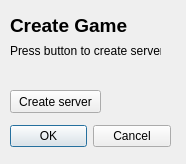
<?xml version="1.0" encoding="UTF-8"?>
<ui version="4.0">
 <class>CreateGameDialog</class>
 <widget class="QDialog" name="CreateGameDialog">
  <property name="geometry">
   <rect>
    <x>0</x>
    <y>0</y>
    <width>186</width>
    <height>164</height>
   </rect>
  </property>
  <property name="windowTitle">
   <string>Create New Game</string>
  </property>
  <widget class="QDialogButtonBox" name="buttonBox">
   <property name="geometry">
    <rect>
     <x>10</x>
     <y>120</y>
     <width>161</width>
     <height>32</height>
    </rect>
   </property>
   <property name="orientation">
    <enum>Qt::Horizontal</enum>
   </property>
   <property name="standardButtons">
    <set>QDialogButtonBox::Cancel|QDialogButtonBox::Ok</set>
   </property>
  </widget>
  <widget class="QLabel" name="titleLabel">
   <property name="geometry">
    <rect>
     <x>10</x>
     <y>10</y>
     <width>151</width>
     <height>31</height>
    </rect>
   </property>
   <property name="font">
    <font>
     <pointsize>14</pointsize>
     <weight>75</weight>
     <bold>true</bold>
    </font>
   </property>
   <property name="text">
    <string>Create Game</string>
   </property>
  </widget>
  <widget class="QLabel" name="statusLabel">
   <property name="geometry">
    <rect>
     <x>10</x>
     <y>70</y>
     <width>141</width>
     <height>16</height>
    </rect>
   </property>
   <property name="text">
    <string/>
   </property>
  </widget>
  <widget class="QLabel" name="infoLabel">
   <property name="geometry">
    <rect>
     <x>10</x>
     <y>40</y>
     <width>151</width>
     <height>21</height>
    </rect>
   </property>
   <property name="text">
    <string>Press button to create server</string>
   </property>
  </widget>
  <widget class="QPushButton" name="createServerButton">
   <property name="geometry">
    <rect>
     <x>10</x>
     <y>90</y>
     <width>91</width>
     <height>23</height>
    </rect>
   </property>
   <property name="text">
    <string>Create server</string>
   </property>
  </widget>
 </widget>
 <resources/>
 <connections>
  <connection>
   <sender>buttonBox</sender>
   <signal>accepted()</signal>
   <receiver>CreateGameDialog</receiver>
   <slot>accept()</slot>
   <hints>
    <hint type="sourcelabel">
     <x>248</x>
     <y>254</y>
    </hint>
    <hint type="destinationlabel">
     <x>157</x>
     <y>274</y>
    </hint>
   </hints>
  </connection>
  <connection>
   <sender>buttonBox</sender>
   <signal>rejected()</signal>
   <receiver>CreateGameDialog</receiver>
   <slot>reject()</slot>
   <hints>
    <hint type="sourcelabel">
     <x>316</x>
     <y>260</y>
    </hint>
    <hint type="destinationlabel">
     <x>286</x>
     <y>274</y>
    </hint>
   </hints>
  </connection>
 </connections>
</ui>
